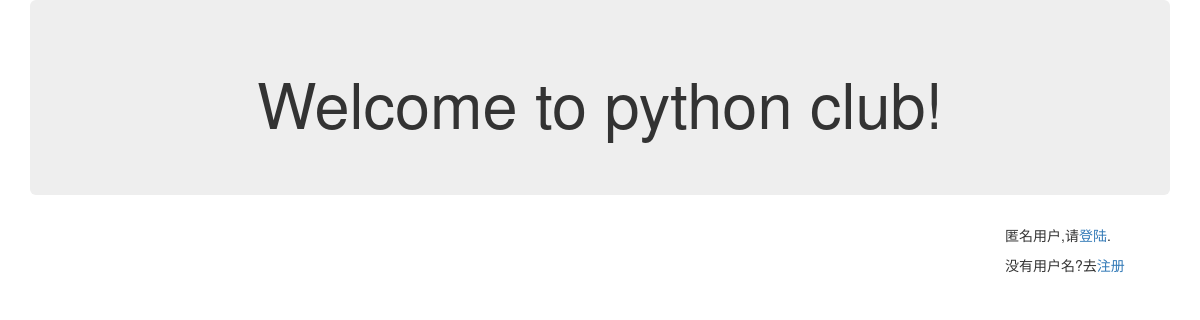
/, run on an earlier commit of the app's database.
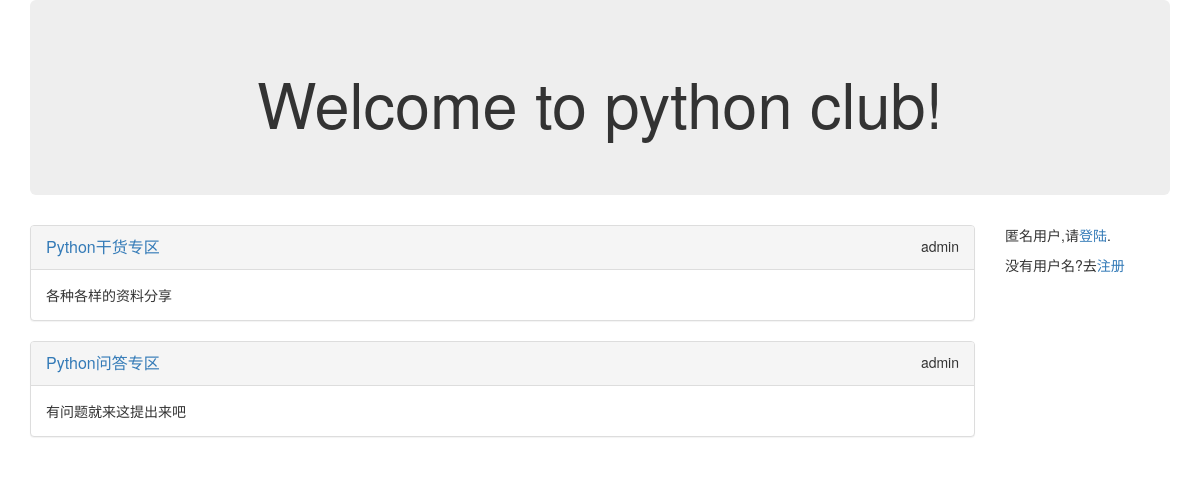
And on a later commit of the database.
### block/models.py (models this page shows, shortened)
class Block(models.Model):
    block_name = models.CharField("板块名称",max_length=100)
    block_description = models.CharField("板块描述",max_length=100)
    manager_name = models.CharField("管理员名称",max_length=100)
    block_status = models.IntegerField("状态",choices=((0,"正常"),(-1,"删除")))
    class Meta:
        verbose_name = "各板块信息"
        verbose_name_plural = "板块集合"

### views.py (the view)
# urls.py: url(r'^$',views.index),
def index(request):
    block_infos = Block.objects.filter(block_status=0).order_by("-id")
    return render(request, "index.html", {"blocks": block_infos})

### templates/index.html
{% extends "base.html" %}
{% block content %}
<div class="col-xs-12 col-md-10">
    {% for b in blocks %}
    <div class="panel panel-default">
        <div class="panel-heading">
            <a href="/article/list/{{ b.id }}" style="font-size:16px;">{{ b.block_name }}</a>
            <span class="pull-right">{{ b.manager_name }}</span>
        </div>
        <div class="panel-body">
            {{ b.block_description }}
        </div>
    </div>
    {% endfor %}
</div>
<div class="col-xs-12 col-md-2">
    {% if user.is_authenticated %}
        <p>{{ user.username }}.欢迎来到论坛</p>
        <a href="/accounts/logout">登出</a>
        <a href="/accounts/password_change">修改密码</a>
    {% else %}
        <p>匿名用户,请<a href="/accounts/login">登陆</a>.</p>
    {% endif %}
    <p>没有用户名?去<a href="/register">注册</a></p>
</div>
{% endblock %}

### templates/base.html (shortened to what this page needs)
<!DOCTYPE html>
<html>
<head>
    <link rel="stylesheet" href="/static/css/bootstrap.min.css"/>
</head>
<body>
<div class="container">
    <div class="row">
        <div class="clo-xs-12 col-md-12">
            <div class="jumbotron">
                <center><h1>Welcome to python club!</h1></center>
            </div>
        </div>
    </div>
    <div class="row">
        {% block content%}
        {% endblock%}
    </div>
</div>
</body>
</html>

What changed in the data, as far as the page shows it:
added Block: block_name "Python干货专区", manager_name "admin", block_description "各种各样的资料分享"
added Block: block_name "Python问答专区", manager_name "admin", block_description "有问题就来这提出来吧"
